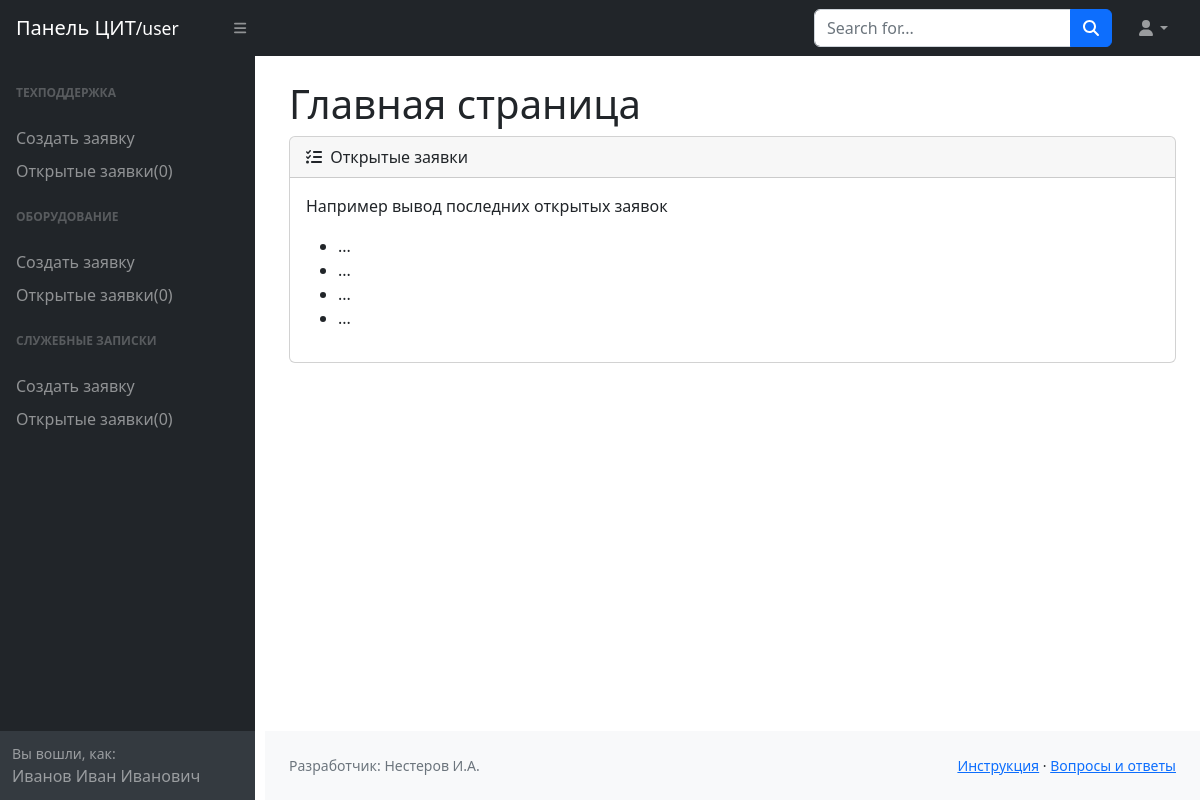
Screenshot of /user/ (signed in) with the database file from the repository.
### models.py (models this page shows)
class UserType(Base):
    __tablename__ = 'user_types'
    id = Column(Integer, primary_key=True, index=True)
    type_name = Column(String, unique=True, nullable=False)  # Тип пользователя (ЗГД/Обычный)
    description = Column(String)  # Описание типа пользователя
    users = relationship("Users", back_populates="user_type_relation")

class Users(Base):
    __tablename__ = 'users'
    id = Column(Integer, primary_key=True, index=True)
    username = Column(String)
    password = Column(String)
    name_0 = Column(String)  # Ф
    name_1 = Column(String)  # И
    name_2 = Column(String)  # О
    tel = Column(String)  # Стационарный тел
    tel_m = Column(String)  # Мобильный тел
    division = Column(String)  # Подразделение
    building = Column(String)  # Здание
    cabinet = Column(String)  # Кабинет
    last_entry = Column(DateTime, default=func.now())
    last_ip = Column(String)
    user_type_id = Column(Integer, ForeignKey('user_types.id'))  # Ссылка на таблицу user_types
    user_type_relation = relationship("UserType", back_populates="users")  # Связь с таблицей UserType
    tasks_created = relationship("Tasks", foreign_keys="[Tasks.user_create_id]", back_populates="user_create")
    tasks_specified = relationship("Tasks", foreign_keys="[Tasks.user_spec_id]", back_populates="user_spec")

### routers/user.py (the view)
@router.get("/")
async def index(request: Request,
                db: Session = Depends(get_db),
                current_user: Users = Depends(get_current_user)):
    print(current_user.user_type_relation.type_name)
    if current_user.user_type_relation.type_name == 'user':
        try:
            return templates.TemplateResponse("главная.html", {"request": request, "current_user": current_user})
        except HTTPException as exc:
            if exc.status_code == status.HTTP_303_SEE_OTHER:
                return RedirectResponse(url="/login")
            raise exc
    else:
        return {"Исключение": "Доступ только для пользователя!"}

### templates/user/главная.html (shortened to what this page needs)
{% extends 'base_user.html' %}
{% block h1 %}Главная страница{% endblock%}
{% block main %}
<div class="card mb-4">
    <div class="card-header">
        <i class="fas fa-tasks me-1"></i>
        Открытые заявки
    </div>
    <div class="card-body">
        <p>Например вывод последних открытых заявок</p>
        <ul>
            <li>...</li>
            <li>...</li>
            <li>...</li>
            <li>...</li>
        </ul>
    </div>
</div>
{% endblock %}

### templates/user/base_user.html (shortened to what this page needs)
<!DOCTYPE html>
<html lang="ru">
<head>
    <link href="https://cdn.jsdelivr.net/npm/simple-datatables@7.1.2/dist/style.min.css" rel="stylesheet"/>
    <link href="/static/css/styles.css" rel="stylesheet"/>
</head>
<body class="sb-nav-fixed">
<nav class="sb-topnav navbar navbar-expand navbar-dark bg-dark">
    <a class="navbar-brand ps-3" href="index.html">Панель ЦИТ<small>/{{ current_user.user_type_relation.type_name }}</small></a>
    <button class="btn btn-link btn-sm order-1 order-lg-0 me-4 me-lg-0" id="sidebarToggle" href="#">
        <i class="fas fa-bars"></i></button>
    <form class="d-none d-md-inline-block form-inline ms-auto me-0 me-md-3 my-2 my-md-0">
        <div class="input-group">
            <input class="form-control" type="text" placeholder="Search for..." aria-describedby="btnNavbarSearch"/>
            <button class="btn btn-primary" id="btnNavbarSearch" type="button"><i class="fas fa-search"></i></button>
        </div>
    </form>
    <ul class="navbar-nav ms-auto ms-md-0 me-3 me-lg-4">
        <li class="nav-item dropdown">
            <a class="nav-link dropdown-toggle" id="navbarDropdown" href="#" role="button" data-bs-toggle="dropdown"
               aria-expanded="false"><i class="fas fa-user fa-fw"></i></a>
        </li>
    </ul>
</nav>
<div id="layoutSidenav">
    <div id="layoutSidenav_nav">
        <nav class="sb-sidenav accordion sb-sidenav-dark" id="sidenavAccordion">
            <div class="sb-sidenav-menu">
                <div class="nav">
                    <div class="sb-sidenav-menu-heading">Техподдержка</div>
                    <a class="nav-link" href="/user/">Создать заявку</a>
                    <a class="nav-link" href="/user/">Открытые заявки(0)</a>
                    <div class="sb-sidenav-menu-heading">Оборудование</div>
                    <a class="nav-link" href="#">Создать заявку</a>
                    <a class="nav-link" href="#">Открытые заявки(0)</a>
                    <div class="sb-sidenav-menu-heading">Служебные записки</div>
                    <a class="nav-link" href="#">Создать заявку</a>
                    <a class="nav-link" href="#">Открытые заявки(0)</a>
                </div>
            </div>
            <div class="sb-sidenav-footer">
                <div class="small">Вы вошли, как:</div>
                {{ current_user.name_0 }} {{ current_user.name_1 }} {{ current_user.name_2 }}
            </div>
        </nav>
    </div>
    <div id="layoutSidenav_content">
        <main>
            <div class="container-fluid px-4">
                <h1 class="mt-4">{% block h1 %}{% endblock %}</h1>
                {% block main %}{% endblock %}
            </div>
        </main>
        <footer class="py-4 bg-light mt-auto">
            <div class="container-fluid px-4">
                <div class="d-flex align-items-center justify-content-between small">
                    <div class="text-muted">Разработчик: Нестеров И.А.</div>
                    <div>
                        <a href="#">Инструкция</a>
                        &middot;
                        <a href="#">Вопросы и ответы</a>
                    </div>
                </div>
            </div>
        </footer>
    </div>
</div>
</body>
</html>

### templates/user/base_user.html (style rules this page uses)
.sb-sidenav-menu .nav-link { padding-top: -20px; padding-bottom: -15px; margin-bottom: -15px; }
#layoutSidenav_nav { width: 40px; }
#layoutSidenav { margin-left: 40px; }
.sb-sidenav { width: 255px; }

### rows the page displays
UserType: user_type_relation.type_name "user"
Users: name_0 "Иванов", name_1 "Иван", name_2 "Иванович"
